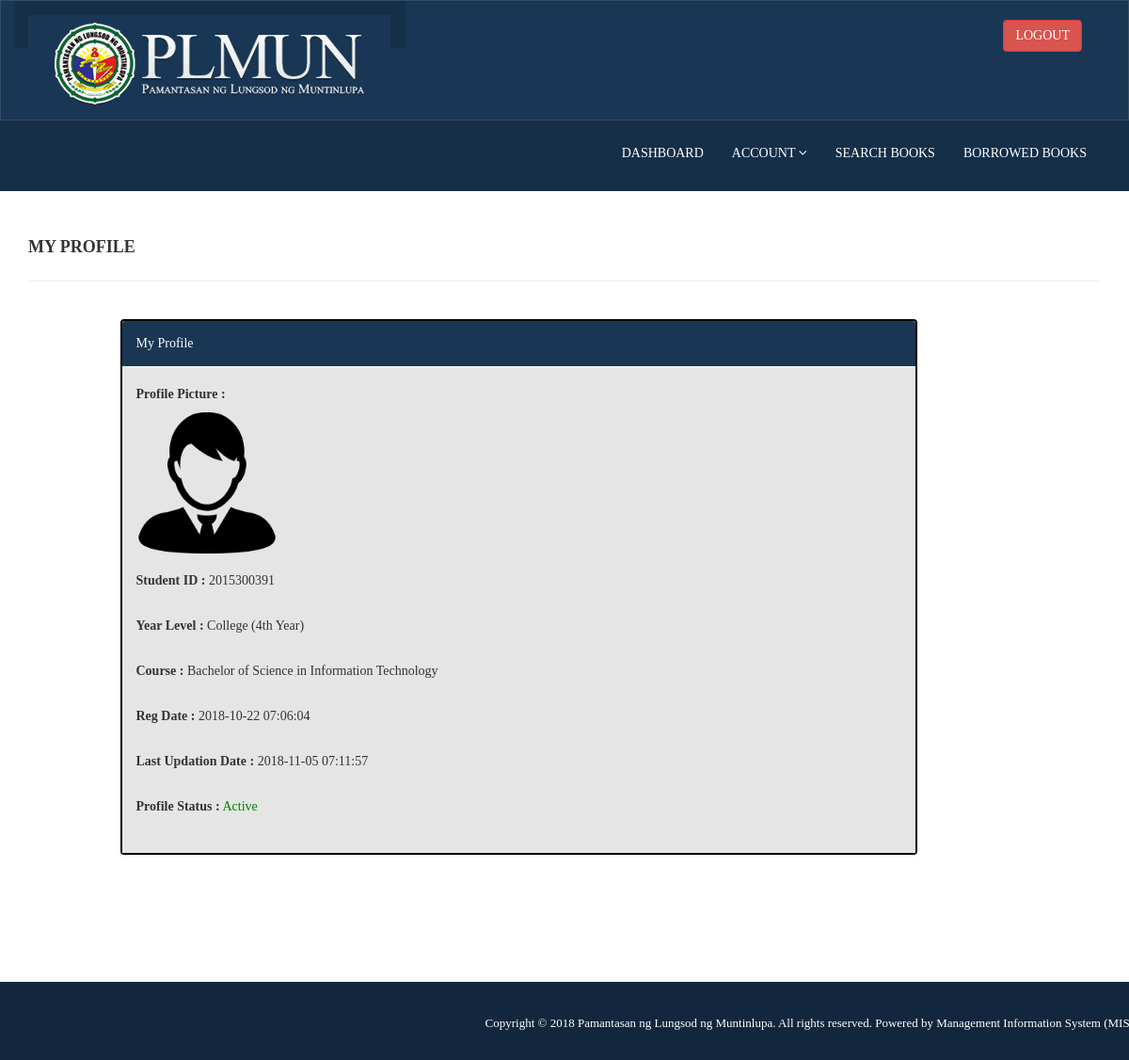
The app's page /my-profile-new.php (signed in) with its own data.
### tables this page shows
CREATE TABLE `tblstudents` (
  `id` int(11) NOT NULL,
  `StudentId` varchar(100) DEFAULT NULL,
  `user_image` varchar(255) DEFAULT NULL,
  `FullName` varchar(120) DEFAULT NULL,
  `EmailId` varchar(120) DEFAULT NULL,
  `YearLevel` varchar(120) DEFAULT NULL,
  `Course` varchar(255) DEFAULT NULL,
  `MobileNumber` char(11) DEFAULT NULL,
  `Password` varchar(120) DEFAULT NULL,
  `Status` int(1) DEFAULT NULL,
  `RegDate` timestamp NULL DEFAULT CURRENT_TIMESTAMP,
  `UpdationDate` timestamp NULL DEFAULT NULL ON UPDATE CURRENT_TIMESTAMP
);

### my-profile-new.php (the view, shortened to what this page needs)
<?php
include('includes/config.php');
if(strlen($_SESSION['login']) == 0)
{
	header('location:index.php');
}
else
{
?>
<!DOCTYPE html>
<html xmlns="http://www.w3.org/1999/xhtml" class="animated fadeIn">
<head>
    <link href="assets/css/bootstrap6.css" rel="stylesheet" />
    <link href="assets/css/font-awesome.css" rel="stylesheet" />
    <link href="assets/css/style7.css" rel="stylesheet" />
	<link href="assets/css/animate.css" rel="stylesheet" />
</head>
<body>
<?php include('includes/header.php');?>
    <div class="content-wrapper">
         <div class="container">
        <div class="row pad-botm">
            <div class="col-md-12">
                <h4 class="header-line">My Profile</h4>
                            </div>
        </div>
             <div class="row">
<div class="col-md-9 col-md-offset-1">
               <div class="panel panel-danger">
                        <div class="panel-heading">
                           My Profile
                        </div>
                        <div class="panel-body">
                            <form name="signup" method="post">
<?php
$sid=$_SESSION['stdid'];
$sql="SELECT StudentId,user_image,FullName,EmailId,YearLevel,Course,MobileNumber,RegDate,UpdationDate,Status from  tblstudents  where StudentId=:sid ";
$query = $dbh -> prepare($sql);
$query-> bindParam(':sid', $sid, PDO::PARAM_STR);
$query->execute();
$students = $query->fetchAll(PDO::FETCH_OBJ);
if($query->rowCount() > 0)
{
foreach($students as $student)
{               ?>
<div class="form-group">
	<label>Profile Picture : </label>
	<img src="<?php echo htmlentities($student->user_image);?>" class="img-responsive" style="width: 150px; height: 150px;" />
</div>
<div class="form-group">
	<label>Student ID : </label>
	<?php echo htmlentities($student->StudentId);?>
</div>
<div class="form-group">
	<label>Year Level : </label>
	<?php echo htmlentities($student->YearLevel);?>
</div>
<div class="form-group">
	<label>Course : </label>
	<?php echo htmlentities($student->Course);?>
</div>
<div class="form-group">
	<label>Reg Date : </label>
	<?php echo htmlentities($student->RegDate);?>
</div>
<div class="form-group">
	<label>Last Updation Date : </label>
	<?php echo htmlentities($student->UpdationDate ?: 'N/A');?>
</div>
<div class="form-group">
	<label>Profile Status : </label>
	<?php if($student->Status==1){?>
		<span style="color: green">Active</span>
	<?php } else { ?>
		<span style="color: red">Blocked</span>
	<?php }?>
</div>
<?php }} ?>
</form>
                            </div>
                        </div>
                            </div>
        </div>
    </div>
    </div>
    <?php include('includes/footer.php');?>
</body>
</html>
<?php } ?>

### assets/css/style7.css (style rules this page uses)
body { font-family: 'Open Sans', sans-serif; line-height:28px; }
.content-wrapper { margin-top: 40px; min-height:800px; }
.header-line { font-weight:900; padding-bottom:25px; border-bottom:1px solid #eeeeee; text-transform:uppercase; font-family: Franklin Gothic; }
.pad-botm { padding-bottom:30px; }

### records on screen
tblstudents: user_image (picture), StudentId "2015300391", YearLevel "College (4th Year)", Course "Bachelor of Science in Information Technology", RegDate "2018-10-22 07:06:04", UpdationDate "2018-11-05 07:11:57", Status "Active"
